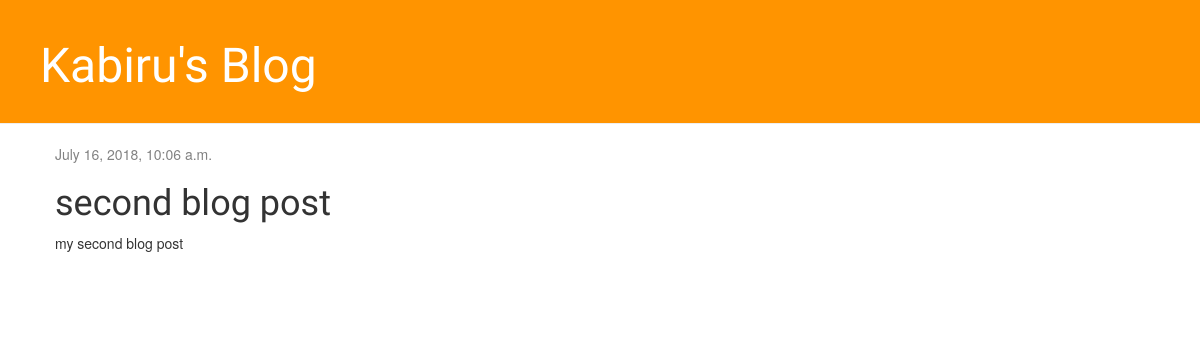
The app's page /post/2/, older data.
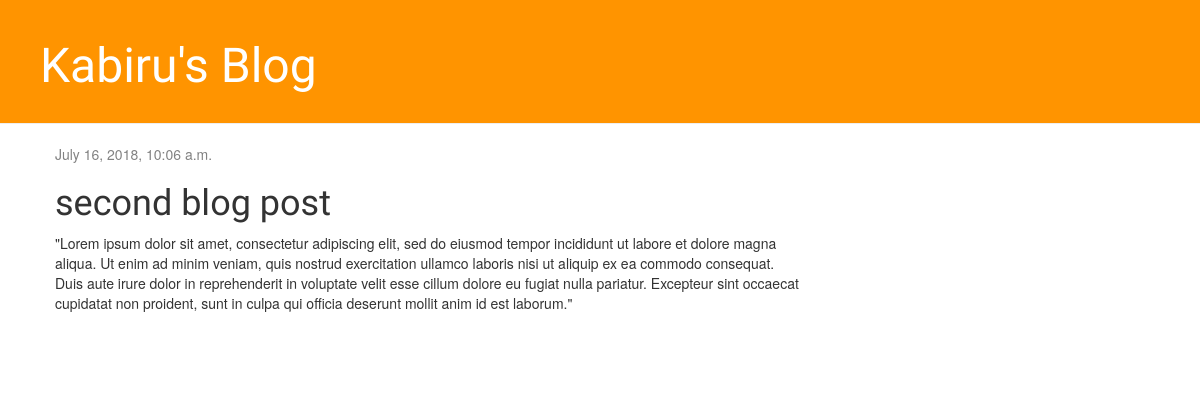
The same page, newer data.
### blog/models.py (models this page shows, shortened)
class Post(models.Model):
    author = models.ForeignKey('auth.user', on_delete=models.CASCADE)
    title = models.CharField(max_length=200)
    text = models.TextField()
    created_date = models.DateTimeField(default=timezone.now)
    published_date = models.DateTimeField(blank=True, null=True)

### blog/views.py (the view)
# urls.py: url(r'^post/(?P<pk>\d+)/$',	views.post_detail,	name='post_detail'),
def	post_detail(request, pk):
	post = get_object_or_404(Post, pk=pk)
	return	render(request,	'blog/post_detail.html', {'post': post})

### blog/templates/blog/post_detail.html (shortened to what this page needs)
{% extends 'blog/base.html' %} {% block content %}
<div class="post">
    {% if post.published_date %}
    <div class="date">
        {{ post.published_date }}
    </div>
    {% endif %}
    <h1>{{ post.title }}</h1>
    <p>{{ post.text|linebreaksbr }}</p>
</div>
{% endblock %}

Row changes from the older to the newer data that the page shows:
changed Post "second blog post": text "my second blog post" → "\"Lorem ipsum dolor sit amet, consectetur adipiscing elit, sed do eiusmod tempor incididunt ut labore et dolore magna aliqua. Ut enim ad minim veniam, quis nostrud exercitation ullamco laboris nisi ut aliquip ex ea commodo consequat. Duis aute irure dolor in reprehenderit in voluptate velit esse cillum dolore eu fugiat nulla pariatur. Excepteur sint occaecat cupidatat non proident, sunt in culpa qui officia deserunt mollit anim id est laborum.\""
